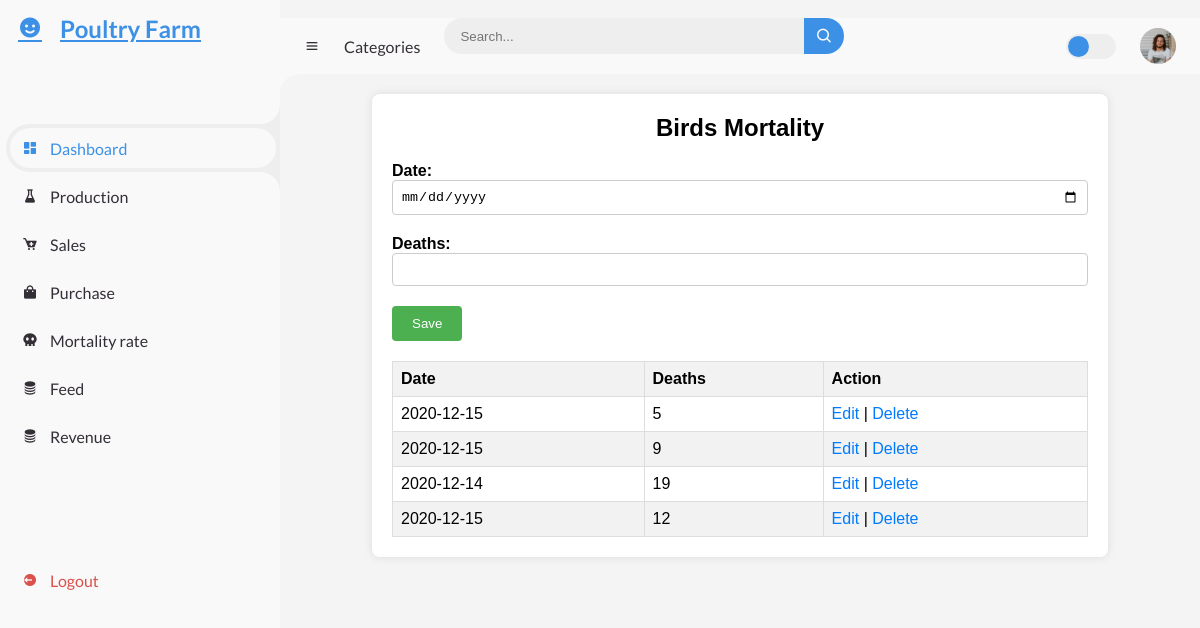
Screenshot of /mortality.php with the database file from the repository.
### tables this page shows
CREATE TABLE `BirdsMortality` (
  `BirdsMortality_ID` int(11) NOT NULL,
  `Date` date NOT NULL,
  `Deaths` int(11) NOT NULL
);

### mortality_action.php (called while the page is built, shortened)
<?php
$date = '';
$deaths = '';
$update = false;
?>

### mortality.php (the view, shortened to what this page needs)
<?php
include 'mortality_action.php'
?>
<!DOCTYPE html>
<html lang="en">
<head>
    <link href='https://unpkg.com/boxicons@2.0.9/css/boxicons.min.css' rel='stylesheet'>
    <link rel="stylesheet" href="./css/dashboard.css">
    <Link rel="stylesheet" href="./css/mortality.css">
</head>
<body>
    <section id="sidebar">
        <a href="#" class="brand">
            <i class='bx bxs-smile'></i>
            <span class="text">Poultry Farm </span>
        </a>
        <ul class="side-menu top">
            <li class="active">
                <a href="Dashboard.php">
                    <i class='bx bxs-dashboard' ></i>
                    <span class="text">Dashboard</span>
                </a>
            </li>
            <li>
                <a href="production.php">
                    <i class='bx bxs-flask' ></i>
                    <span class="text">Production</span>
                </a>
            </li>
            <li>
                <a href="sale.php">
                    <i class='bx bxs-cart-add' ></i>
                    <span class="text">Sales</span>
                </a>
            </li>
            <li>
                <a href="purchase.php">
                    <i class='bx bxs-shopping-bag' ></i>
                    <span class="text">Purchase</span>
                </a>
            </li>
            <li>
                <a href="mortality.php">
                    <i class='bx bxs-skull' ></i>
                    <span class="text">Mortality rate</span>
                </a>
            </li>
            <li>
                <a href="feed.php">
                    <i class='bx bxs-coin-stack' ></i>
                    <span class="text">Feed</span>
                </a>
            </li>
            <li>
            <a href="revenue.php">
            <i class='bx bxs-coin-stack' ></i>
                <span class="text">Revenue</span>
                </a>
                </li>
        </ul>
        <ul class="side-menu">
            <li>
            <li>
                <a href="login.php" class="logout">
                    <i class='bx bxs-log-out-circle' ></i>
                    <span class="text">Logout</span>
                </a>
            </li>
        </ul>
    </section>
    <?php
    include 'stats.php'
    ?>
    <section id="content">
        <nav>
            <i class='bx bx-menu' ></i>
            <a href="#" class="nav-link">Categories</a>
            <form action="#">
                <div class="form-input">
                    <input type="search" placeholder="Search...">
                    <button type="submit" class="search-btn"><i class='bx bx-search' ></i></button>
                </div>
            </form>
            <label for="switch-mode" class="switch-mode"></label>
            <a href="Dashboard.php" class="profile">
                <img src="image/people.png">
            </a>
        </nav>
    <div class="container">
        <h2>Birds Mortality</h2>
        <form method="post" action="<?php echo htmlspecialchars($_SERVER["PHP_SELF"]); ?>">
            <div class="form-group">
                <label>Date:</label>
                <input type="date" name="date" value="<?php echo $date; ?>" required>
            </div>
            <div class="form-group">
                <label>Deaths:</label>
                <input type="number" name="deaths" value="<?php echo $deaths; ?>" required>
            </div>
            <div class="form-group">
                <?php if ($update === true) : ?>
                    <button type="submit" name="update">Update</button>
                <?php else : ?>
                    <button type="submit" name="save">Save</button>
                <?php endif; ?>
            </div>
        </form>
        <table>
            <thead>
                <tr>
                    <th>Date</th>
                    <th>Deaths</th>
                    <th>Action</th>
                </tr>
            </thead>
            <tbody>
                <?php
                $sql = "SELECT * FROM BirdsMortality";
                $result = $conn->query($sql);
                if ($result->num_rows > 0) {
                    while ($row = $result->fetch_assoc()) {
                        echo "<tr>";
                        echo "<td>" . $row['Date'] . "</td>";
                        echo "<td>" . $row['Deaths'] . "</td>";
                        echo "<td><a href='?edit=" . $row['BirdsMortality_ID'] . "'>Edit</a> | <a href='?delete=" . $row['BirdsMortality_ID'] . "'>Delete</a></td>";
                        echo "</tr>";
                    }
                } else {
                    echo "<tr><td colspan='3'>No records found</td></tr>";
                }
                ?>
            </tbody>
        </table>
    </div>
</body>
</html>

### css/dashboard.css (style rules this page uses)
* { margin: 0; padding: 0; box-sizing: border-box; }
a { text-decoration: none; }
li { list-style: none; }
:root { --poppins: 'Poppins', sans-serif; --lato: 'Lato', sans-serif; --light: #F9F9F9; --blue: #3C91E6; --light-blue: #CFE8FF; --grey: #eee; --dark-grey: #AAAAAA; --dark: #342E37; --red: #DB504A; --yellow: #FFCE26; --light-yellow: #FFF2C6; --orange: #FD7238; --light-orange: #FFE0D3; }
html { overflow-x: hidden; }
body { background: var(--grey); overflow-x: hidden; }
#sidebar { position: fixed; top: 0; left: 0; width: 280px; height: 100%; background: var(--light); z-index: 2000; font-family: var(--lato); transition: .3s ease; overflow-x: hidden; scrollbar-width: none; }
#sidebar .brand { font-size: 24px; font-weight: 700; height: 56px; display: flex; align-items: center; color: var(--blue); position: sticky; top: 0; left: 0; background: var(--light); z-index: 500; padding-bottom: 20px; box-sizing: content-box; }
#sidebar .brand .bx { min-width: 60px; display: flex; justify-content: center; }
#sidebar .side-menu { width: 100%; margin-top: 48px; }
#sidebar .side-menu li { height: 48px; background: transparent; margin-left: 6px; border-radius: 48px 0 0 48px; padding: 4px; }
#sidebar .side-menu li.active { background: var(--grey); position: relative; }
#sidebar .side-menu li.active::before { content: ''; position: absolute; width: 40px; height: 40px; border-radius: 50%; top: -40px; right: 0; box-shadow: 20px 20px 0 var(--grey); z-index: -1; }
#sidebar .side-menu li.active::after { content: ''; position: absolute; width: 40px; height: 40px; border-radius: 50%; bottom: -40px; right: 0; box-shadow: 20px -20px 0 var(--grey); z-index: -1; }
#sidebar .side-menu li a { width: 100%; height: 100%; background: var(--light); display: flex; align-items: center; border-radius: 48px; font-size: 16px; color: var(--dark); white-space: nowrap; overflow-x: hidden; }
#sidebar .side-menu.top li.active a { color: var(--blue); }
#sidebar .side-menu li a.logout { color: var(--red); }
#sidebar .side-menu li a .bx { min-width: calc(60px - ((4px + 6px) * 2)); display: flex; justify-content: center; }
#content { position: relative; width: calc(100% - 280px); left: 280px; transition: .3s ease; }
#content nav { height: 56px; background: var(--light); padding: 0 24px; display: flex; align-items: center; grid-gap: 24px; font-family: var(--lato); position: sticky; top: 0; left: 0; z-index: 1000; }
#content nav::before { content: ''; position: absolute; width: 40px; height: 40px; bottom: -40px; left: 0; border-radius: 50%; box-shadow: -20px -20px 0 var(--light); }
#content nav a { color: var(--dark); }
#content nav .bx.bx-menu { cursor: pointer; color: var(--dark); }
#content nav .nav-link { font-size: 16px; transition: .3s ease; }
#content nav form { max-width: 400px; width: 100%; margin-right: auto; }
#content nav form .form-input { display: flex; align-items: center; height: 36px; }
#content nav form .form-input input { flex-grow: 1; padding: 0 16px; height: 100%; border: none; background: var(--grey); border-radius: 36px 0 0 36px; outline: none; width: 100%; color: var(--dark); }
#content nav form .form-input button { width: 36px; height: 100%; display: flex; justify-content: center; align-items: center; background: var(--blue); color: var(--light); font-size: 18px; border: none; outline: none; border-radius: 0 36px 36px 0; cursor: pointer; }
#content nav .profile img { width: 36px; height: 36px; object-fit: cover; border-radius: 50%; }
#content nav .switch-mode { display: block; min-width: 50px; height: 25px; border-radius: 25px; background: var(--grey); cursor: pointer; position: relative; }
#content nav .switch-mode::before { content: ''; position: absolute; top: 2px; left: 2px; bottom: 2px; width: calc(25px - 4px); background: var(--blue); border-radius: 50%; transition: all .3s ease; }
.container { margin: 20px auto; padding: 20px; max-width: 800px; background-color: #f9f9f9; border-radius: 8px; box-shadow: 0 0 10px rgba(0, 0, 0, 0.1); }
h2 { margin-bottom: 20px; text-align: center; }
.form-group { margin-bottom: 15px; }
label { font-weight: bold; }
input[type="date"], input[type="number"] { width: 100%; padding: 8px; border: 1px solid #ccc; border-radius: 4px; }
table { width: 100%; border-collapse: collapse; margin-top: 20px; }
table th, table td { padding: 10px; border-bottom: 1px solid #ddd; text-align: left; }

### rows the page displays
birdsmortality: Date "2020-12-15", Deaths "5"
birdsmortality: Date "2020-12-15", Deaths "9"
birdsmortality: Date "2020-12-14", Deaths "19"
birdsmortality: Date "2020-12-15", Deaths "12"
